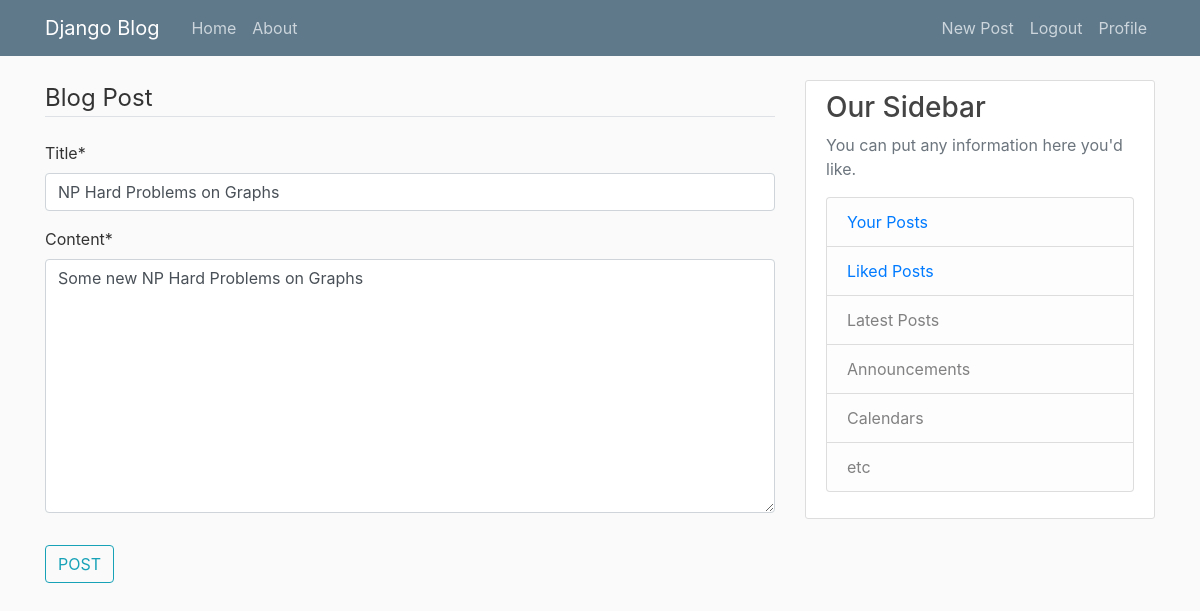
Page /blog/post/update/1/ (signed in) on the committed database.
### blog/models.py (models this page shows, shortened)
class Post(models.Model):
    title = models.CharField(max_length = 100)
    content = models.TextField()
    ''' on_delete = cascade causes all posts to delete if we delete user'''
    author = models.ForeignKey(User, on_delete = models.CASCADE)
    '''Notice that when passing default we passed the function itself'''
    '''and not the value like 'timezone.now() '''
    date_posted  = models.DateTimeField(default = timezone.now)

### blog/views.py (the view, shortened to what this page needs)
# urls.py: path('post/update/<int:pk>/',PostUpdateView.as_view(), name = 'post_update'),
class PostUpdateView(LoginRequiredMixin, UserPassesTestMixin, UpdateView):
    model = Post
    fields = ['title','content']
    def test_func(self):
        post = self.get_object()
        if self.request.user == post.author:
            return True
        else:
            return False

### blog/templates/blog/post_form.html (shortened to what this page needs)
{% extends "blog/base.html" %}
{% load crispy_forms_tags %}
{% block content %}
    <div class = "conten-section">
        <form method="POST">
            <fieldset class = "form-group">
                <legend class = "border-bottom mb-4">
                    Blog Post
                </legend>
                {{ form|crispy }}
            </fieldset>
            <div class = "form-group">
                <button class = "btn btn-outline-info" type= "submit">POST</button>
            </div>
        </form>
    </div>
{% endblock content %}

### blog/static/blog/main.css (style rules this page uses)
body { background: #fafafa; color: #333333; margin-top: 5rem; }

### rows in the picture
Post: title "NP Hard Problems on Graphs", content "Some new NP Hard Problems on Graphs"
